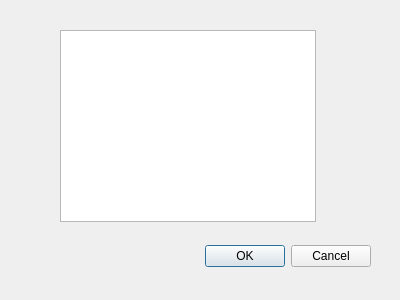
<?xml version="1.0" encoding="UTF-8"?>
<ui version="4.0">
 <class>Dialog</class>
 <widget class="QDialog" name="Dialog">
  <property name="geometry">
   <rect>
    <x>0</x>
    <y>0</y>
    <width>400</width>
    <height>300</height>
   </rect>
  </property>
  <property name="windowTitle">
   <string>组列表查询</string>
  </property>
  <widget class="QDialogButtonBox" name="buttonBox">
   <property name="geometry">
    <rect>
     <x>30</x>
     <y>240</y>
     <width>341</width>
     <height>32</height>
    </rect>
   </property>
   <property name="orientation">
    <enum>Qt::Horizontal</enum>
   </property>
   <property name="standardButtons">
    <set>QDialogButtonBox::Cancel|QDialogButtonBox::Ok</set>
   </property>
  </widget>
  <widget class="QTextBrowser" name="textBrowser">
   <property name="geometry">
    <rect>
     <x>60</x>
     <y>30</y>
     <width>256</width>
     <height>192</height>
    </rect>
   </property>
  </widget>
 </widget>
 <resources/>
 <connections>
  <connection>
   <sender>buttonBox</sender>
   <signal>accepted()</signal>
   <receiver>Dialog</receiver>
   <slot>accept()</slot>
   <hints>
    <hint type="sourcelabel">
     <x>248</x>
     <y>254</y>
    </hint>
    <hint type="destinationlabel">
     <x>157</x>
     <y>274</y>
    </hint>
   </hints>
  </connection>
  <connection>
   <sender>buttonBox</sender>
   <signal>rejected()</signal>
   <receiver>Dialog</receiver>
   <slot>reject()</slot>
   <hints>
    <hint type="sourcelabel">
     <x>316</x>
     <y>260</y>
    </hint>
    <hint type="destinationlabel">
     <x>286</x>
     <y>274</y>
    </hint>
   </hints>
  </connection>
 </connections>
</ui>
